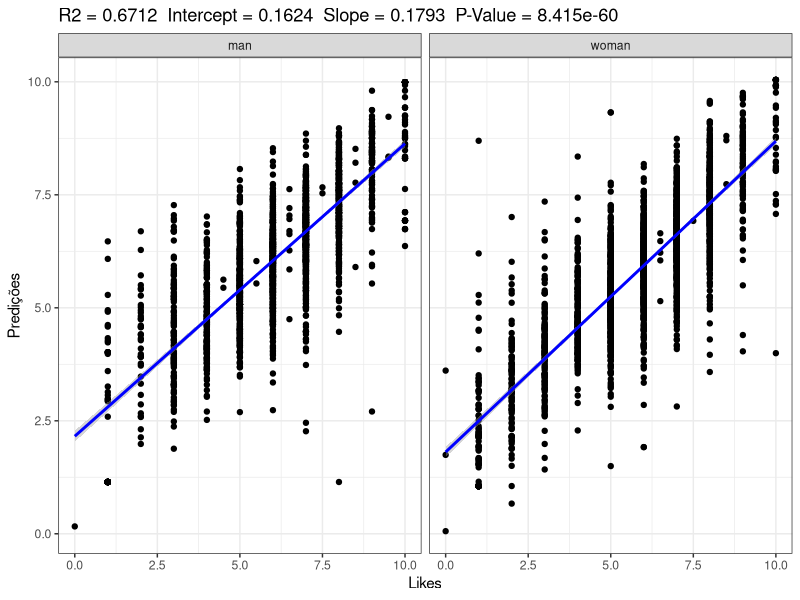
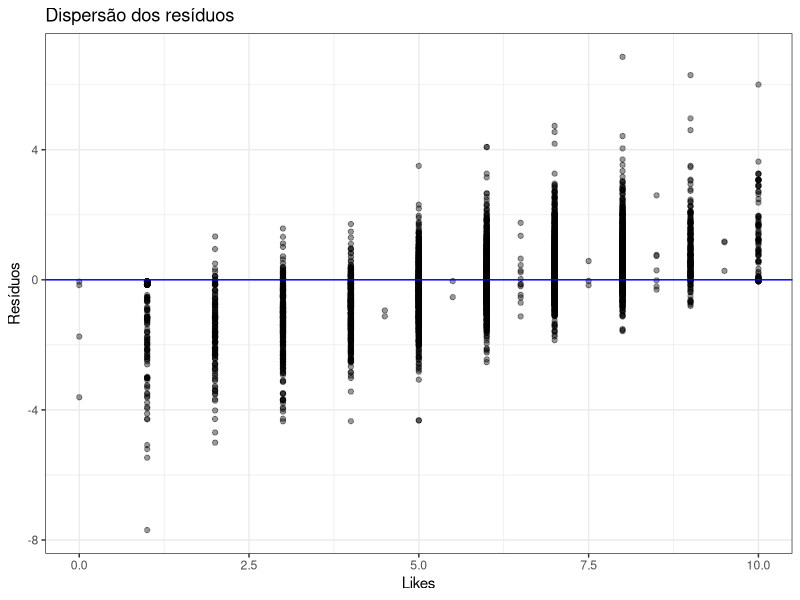
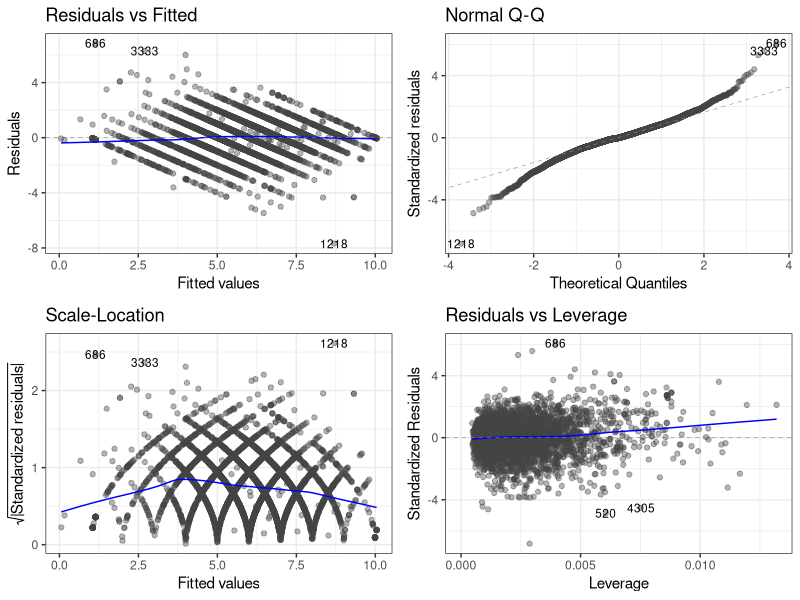
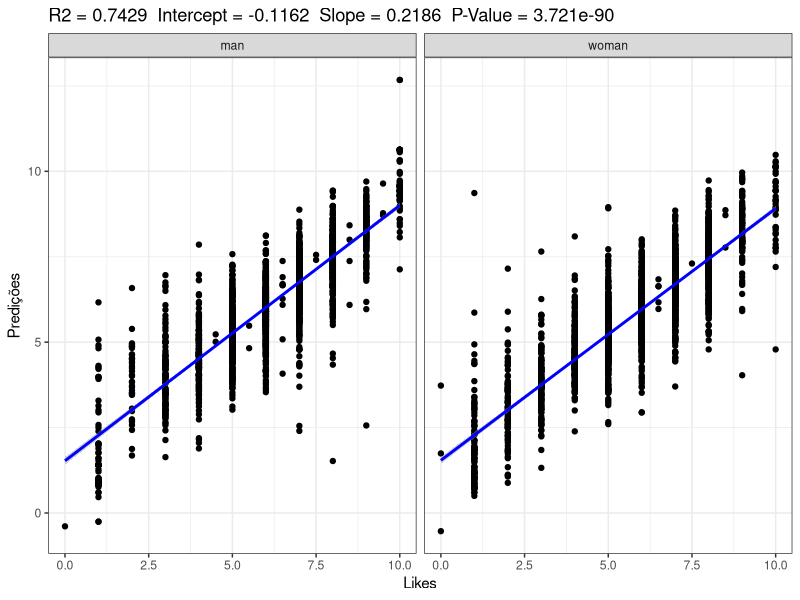

Write the R code that produced these figures, in order.
## ---- chunk 1
library(car)
library(dplyr)
library(tidyr)
library(broom)
library(ggplot2)
library(ggfortify)

library(knitr, quietly = T)
library(modelr) # devtools::install_github("hadley/modelr")

theme_set(theme_bw())
knitr::opts_chunk$set(echo=FALSE, warning=FALSE, message=FALSE)
## ---- chunk 2
get_data <- function() {
  #' Trabalha os dados de forma mais convenientemente para resolver o problema.
  require("dplyr", warn.conflicts = FALSE)
  require("readr", warn.conflicts = FALSE)
  
  meetings = read_csv("../datasets/speed-dating.csv")
  meetings = meetings %>% 
    select(-attr3_s, -sinc3_s, -intel3_s, -fun3_s, -amb3_s) %>%
    rowwise() %>%
    mutate(
      race = as.factor(race),
      career = tolower(career),
      gender = if_else(gender == 0, "woman", "man"), samerace = if_else(samerace == 0, "no", "yes")
    ) %>%
    mutate_each(
      funs(replace(., is.na(.), 1)), 
      -iid, -gender, -order, -pid, -int_corr, -samerace, -age_o, -age, -field, -race, -from, -career
    ) %>%
    na.omit()
  
  return(meetings)
}
## ---- chunk 3
meetings = get_data()

like.model = 
  meetings %>% 
  group_by(gender) %>%
  lm(like ~ fun + amb + attr + sinc + intel + shar*gender + prob*gender, data = .)

meetings = meetings %>% 
  add_predictions(like.model) %>% add_residuals(like.model)

## ---- chunk 4
meetings %>% 
  ggplot(aes(x = like, y = pred)) + 
  geom_point() +
  facet_wrap(~ gender) +
  stat_smooth(method = "lm", col = "blue", size = 1) +
  labs(title = paste("R2 =", signif(summary(like.model)$r.squared, 4),
                     " Intercept =", signif(like.model$coef[[1]], 4),
                     " Slope =", signif(like.model$coef[[2]], 4),
                     " P-Value =", signif(summary(like.model)$coef[2,4], 4))) +
  xlab("Likes") + ylab("Predições")
## ---- chunk 5
kable(tidy(like.model, conf.int = T), format = "markdown")
## ---- chunk 6
kable(glance(like.model), format = "markdown")
## ---- chunk 7
ggplot(meetings, aes(like, resid)) + 
  geom_point(alpha = 0.4) + 
  geom_hline(yintercept = 0, colour = "blue") +
  xlab("Likes") + 
  ylab("Resíduos") +
  ggtitle("Dispersão dos resíduos")

autoplot(like.model, label.size = 3, alpha = 0.4)
## ---- chunk 8
like.model = 
  meetings %>% 
  group_by(gender) %>%
  lm(like ~ fun + amb + attr + sinc + intel + shar + prob + career, data = .)

meetings = meetings %>% 
  add_predictions(like.model) %>% add_residuals(like.model)
## ---- chunk 9
meetings %>% 
  ggplot(aes(x = like, y = pred)) + 
  geom_point() +
  facet_wrap(~ gender) +
  stat_smooth(method = "lm", col = "blue", size = 1) +
  labs(title = paste("R2 =", signif(summary(like.model)$r.squared, 4),
                     " Intercept =", signif(like.model$coef[[1]], 4),
                     " Slope =", signif(like.model$coef[[2]], 4),
                     " P-Value =", signif(summary(like.model)$coef[2,4], 4))) +
  xlab("Likes") + ylab("Predições")
## ---- chunk 10
kable(glance(like.model), format = "markdown")
